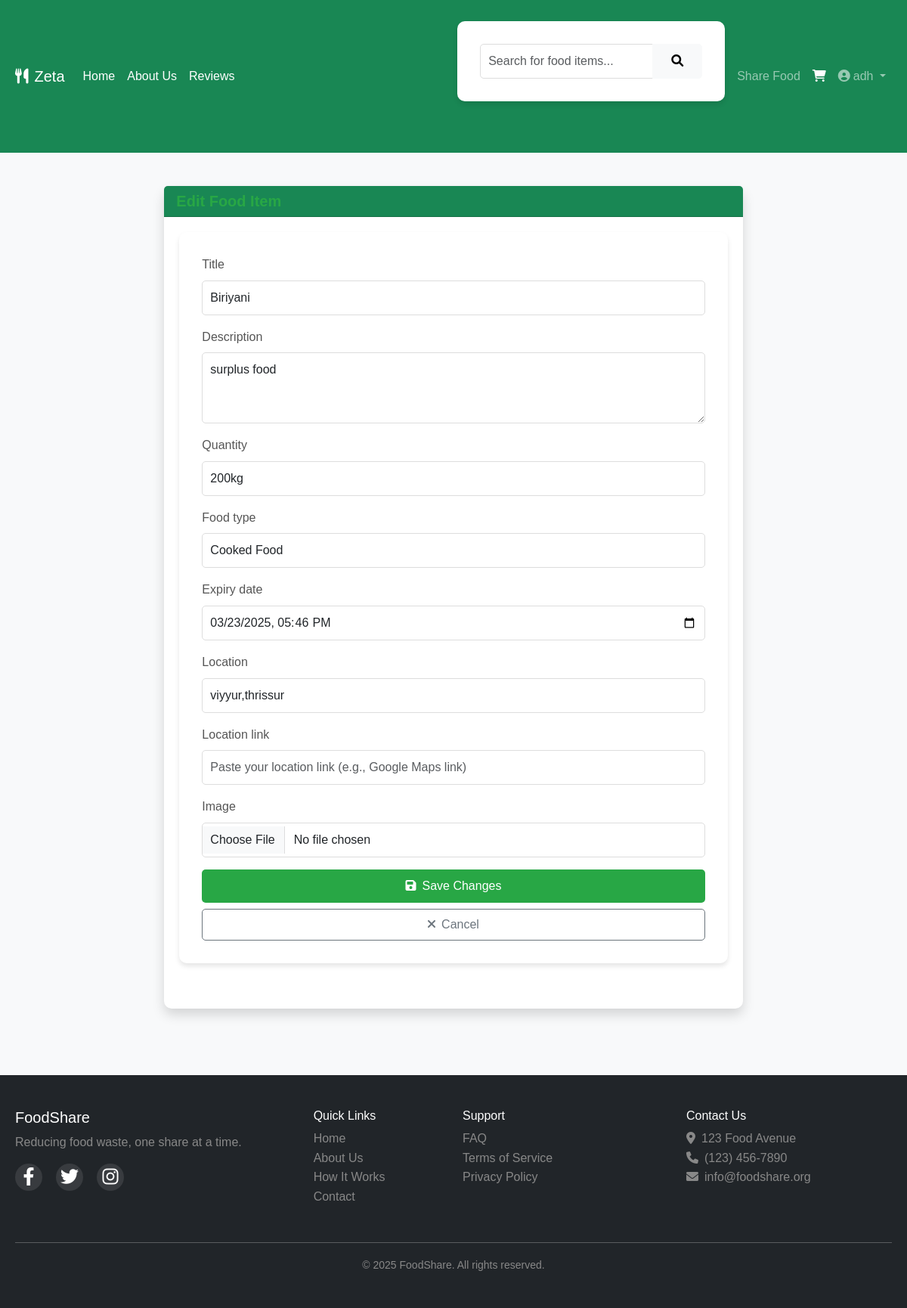
The page /food/10/edit/ (signed in) on the database its author committed.
### myapp/models.py (models this page shows, shortened)
class FoodItem(models.Model):
    FOOD_TYPES = [
        ('cooked', 'Cooked Food'),
        ('raw', 'Raw Ingredients'),
        ('packaged', 'Packaged Food'),
        ('other', 'Other'),
    ]
    user = models.ForeignKey(User, on_delete=models.CASCADE, related_name='food_items')
    title = models.CharField(max_length=200)
    description = models.TextField()
    quantity = models.CharField(max_length=100)
    food_type = models.CharField(max_length=20, choices=FOOD_TYPES)
    expiry_date = models.DateTimeField()
    location = models.CharField(max_length=200)  # Location as text
    image = models.ImageField(upload_to='food_images/', blank=True, null=True)
    date_posted = models.DateTimeField(default=timezone.now)
    location_link = models.URLField(max_length=500, blank=True, null=True)

### myapp/views.py (the view)
# urls.py: path('food/<int:food_id>/edit/', views.edit_food_item, name='edit_food_item'),
@login_required
def edit_food_item(request, food_id):
    food_item = get_object_or_404(FoodItem, id=food_id)
    if request.user != food_item.user:
        return redirect('myapp:home')
    if request.method == 'POST':
        form = FoodItemForm(request.POST, request.FILES, instance=food_item)
        if form.is_valid():
            form.save()
            return redirect('myapp:food_detail', food_id=food_id)
    else:
        form = FoodItemForm(instance=food_item)
    return render(request, 'myapp/edit_food_item.html', {'form': form, 'food_item': food_item})

### myapp/forms.py (shortened to what this page needs)
class FoodItemForm(forms.ModelForm):
    location_link = forms.URLField(
        required=False,
        widget=forms.URLInput(attrs={
            'class': 'form-control',
            'placeholder': 'Paste your location link (e.g., Google Maps link)'
        })
    )
    class Meta:
        model = FoodItem
        fields = ['title', 'description', 'quantity', 'food_type', 'expiry_date', 'location', 'location_link', 'image']
        widgets = {
            'title': forms.TextInput(attrs={'class': 'form-control', 'placeholder': 'Enter food item title'}),
            'description': forms.Textarea(attrs={'class': 'form-control', 'rows': 3, 'placeholder': 'Describe the food item'}),
            'quantity': forms.TextInput(attrs={'class': 'form-control', 'placeholder': 'e.g., 2 kg, 3 boxes'}),
            'food_type': forms.Select(attrs={'class': 'form-control'}),
            'expiry_date': forms.DateTimeInput(attrs={'type': 'datetime-local', 'class': 'form-control'}),
            'location': forms.TextInput(attrs={'class': 'form-control', 'placeholder': 'Enter pickup location description'}),
            'image': forms.FileInput(attrs={'class': 'form-control'})
        }

### myapp/views.py (called while the page is built)
def cart_count_processor(request):
    if request.user.is_authenticated:
        cart_count = CartItem.objects.filter(user=request.user).count()
    else:
        cart_count = 0
    return {'cart_count': cart_count}

### myapp/templates/myapp/edit_food_item.html (shortened to what this page needs)
{% extends 'myapp/base.html' %}
{% load static %}
{% block content %}
<div class="container mt-4">
    <div class="row justify-content-center">
        <div class="col-md-8">
            <div class="card shadow">
                <div class="card-header bg-success text-white">
                    <h3 class="card-title mb-0">Edit Food Item</h3>
                </div>
                <div class="card-body">
                    <form method="POST" enctype="multipart/form-data">
                        {% for field in form %}
                            <div class="mb-3">
                                <label for="{{ field.id_for_label }}" class="form-label">{{ field.label }}</label>
                                {{ field }}
                            </div>
                        {% endfor %}
                        <div class="d-grid gap-2">
                            <button type="submit" class="btn btn-success">
                                <i class="fas fa-save me-2"></i>Save Changes
                            </button>
                            <a href="{% url 'myapp:food_detail' food_item.id %}" class="btn btn-outline-secondary">
                                <i class="fas fa-times me-2"></i>Cancel
                            </a>
                        </div>
                    </form>
                </div>
            </div>
        </div>
    </div>
</div>
{% endblock %}

### myapp/templates/myapp/base.html (shortened to what this page needs)
<!DOCTYPE html>
<html lang="en">
<head>
    <link href="https://cdn.jsdelivr.net/npm/bootstrap@5.3.0-alpha1/dist/css/bootstrap.min.css" rel="stylesheet">
    <link rel="stylesheet" href="https://cdnjs.cloudflare.com/ajax/libs/font-awesome/6.0.0-beta3/css/all.min.css">
    {% load static %}
    <link rel="stylesheet" href="{% static 'css/style.css' %}">
    <link rel="stylesheet" href="{% static 'css/review.css' %}">
</head>
<body>
    <nav class="navbar navbar-expand-lg navbar-dark bg-success sticky-top">
        <div class="container">
            <a class="navbar-brand d-flex align-items-center text-white" href="{% url 'myapp:home' %}">
                <i class="fas fa-utensils me-2"></i>
                <span>Zeta</span>
            </a>
            <div class="collapse navbar-collapse" id="navbarNav">
                <ul class="navbar-nav me-auto">
                    <li class="nav-item">
                        <a class="nav-link text-white" href="{% url 'myapp:home' %}">Home</a>
                    </li>
                    <li class="nav-item">
                        <a class="nav-link text-white" href="{% url 'myapp:about' %}">About Us</a>
                    </li>
                    <li class="nav-item">
                        <a class="nav-link text-white" href="{% url 'myapp:review_section' %}">Reviews</a>
                    </li>
                </ul>
                <form class="d-flex mx-2" action="{% url 'myapp:search_food' %}" method="GET">
                    <div class="input-group">
                        <input type="text" name="q" class="form-control" placeholder="Search for food items..." aria-label="Search">
                        <button class="btn btn-light" type="submit">
                            <i class="fas fa-search"></i>
                        </button>
                    </div>
                </form>
                <ul class="navbar-nav">
                    {% if user.is_authenticated %}
                        <li class="nav-item">
                            <a class="nav-link" href="{% url 'myapp:add_food_item' %}">Share Food</a>
                        </li>
                        <li class="nav-item">
                            <a class="nav-link text-white" href="{% url 'myapp:cart' %}">
                                <i class="fas fa-shopping-cart"></i>
                            </a>
                        </li>
                        <li class="nav-item dropdown">
                            <a class="nav-link dropdown-toggle" href="#" id="navbarDropdown" role="button" data-bs-toggle="dropdown" aria-expanded="false">
                                <i class="fas fa-user-circle me-1"></i>{{ user.username }}
                            </a>
                        </li>
                    {% endif %}
                </ul>
            </div>
        </div>
    </nav>
    <main>
        {% block content %}{% endblock %}
    </main>
    <footer class="bg-dark text-white py-4 mt-5">
        <div class="container">
            <div class="row">
                <div class="col-md-4 mb-3">
                    <h5>FoodShare</h5>
                    <p class="text-muted">Reducing food waste, one share at a time.</p>
                    <div class="social-icons">
                        <a href="#" class="text-white me-2"><i class="fab fa-facebook-f"></i></a>
                        <a href="#" class="text-white me-2"><i class="fab fa-twitter"></i></a>
                        <a href="#" class="text-white me-2"><i class="fab fa-instagram"></i></a>
                    </div>
                </div>
                <div class="col-md-2 mb-3">
                    <h6>Quick Links</h6>
                    <ul class="list-unstyled">
                        <li><a href="{% url 'myapp:home' %}" class="text-muted">Home</a></li>
                        <li><a href="#" class="text-muted">About Us</a></li>
                        <li><a href="#" class="text-muted">How It Works</a></li>
                        <li><a href="#" class="text-muted">Contact</a></li>
                    </ul>
                </div>
                <div class="col-md-3 mb-3">
                    <h6>Support</h6>
                    <ul class="list-unstyled">
                        <li><a href="#" class="text-muted">FAQ</a></li>
                        <li><a href="#" class="text-muted">Terms of Service</a></li>
                        <li><a href="#" class="text-muted">Privacy Policy</a></li>
                    </ul>
                </div>
                <div class="col-md-3 mb-3">
                    <h6>Contact Us</h6>
                    <address class="text-muted">
                        <i class="fas fa-map-marker-alt me-2"></i>123 Food Avenue<br>
                        <i class="fas fa-phone me-2"></i>(123) 456-7890<br>
                        <i class="fas fa-envelope me-2"></i>info@foodshare.org
                    </address>
                </div>
            </div>
            <hr>
            <div class="text-center text-muted">
                <small>&copy; 2025 FoodShare. All rights reserved.</small>
            </div>
        </div>
    </footer>
    {% load static %}
</body>
</html>

### myapp/static/myapp/css/style.css (style rules this page uses)
:root { --primary: #28a745; --primary-dark: #218838; --secondary: #6c757d; --light: #f8f9fa; --dark: #343a40; }
body { font-family: 'Segoe UI', Roboto, 'Helvetica Neue', Arial, sans-serif; color: #333; }
.card { transition: transform 0.3s, box-shadow 0.3s; border: none; }
.btn { border-radius: 5px; padding: 0.5rem 1.5rem; transition: all 0.3s ease; }
.btn-success { background-color: var(--primary); border-color: var(--primary); }
.form-control, .form-select { border-radius: 5px; padding: 10px 15px; border: 1px solid #ced4da; }
footer a { text-decoration: none; transition: color 0.3s; }
.social-icons a { display: inline-block; width: 36px; height: 36px; line-height: 36px; text-align: center; background-color: rgba(255, 255, 255, 0.1); border-radius: 50%; transition: all 0.3s; }

### myapp/static/myapp/css/review.css (style rules this page uses)
body { font-family: 'Poppins', sans-serif; background-color: #f8f9fa; color: #333; line-height: 1.6; }
.container { max-width: 1200px; margin: 0 auto; padding: 20px; }
h2, h3 { color: #28a745; font-weight: 600; }
form { background: #fff; padding: 30px; border-radius: 10px; box-shadow: 0 4px 6px rgba(0, 0, 0, 0.1); margin-bottom: 40px; }
.form-label { font-weight: 500; color: #555; }
.form-control { border-radius: 5px; border: 1px solid #ddd; padding: 10px; font-size: 16px; transition: border-color 0.3s ease; }
.btn-success { background-color: #28a745; border: none; padding: 10px 20px; font-size: 16px; border-radius: 5px; transition: background-color 0.3s ease; }
.card { background: #fff; border: none; border-radius: 10px; box-shadow: 0 4px 6px rgba(0, 0, 0, 0.1); margin-bottom: 20px; transition: transform 0.3s ease, box-shadow 0.3s ease; }
.card-body { padding: 20px; }
.card-title { font-size: 1.25rem; font-weight: 600; color: #28a745; }
.text-muted { color: #888 !important; }
.card { animation: fadeIn 0.5s ease-in-out; }
.social-icons { display: flex; gap: 10px; }
.social-icons a { color: #28a745; font-size: 1.5rem; transition: color 0.3s ease; }

### rows shown on the page
FoodItem: form "Biriyani" "surplus food" "200kg" "Cooked Food" "03/23/2025 17:46" "viyyur,thrissur"

### other values the page prints
{{ user.username }} "adh"
{{ field.label }} "Title" "Description" "Quantity" "Food type" "Expiry date" "Location" "Location link" "Image"
